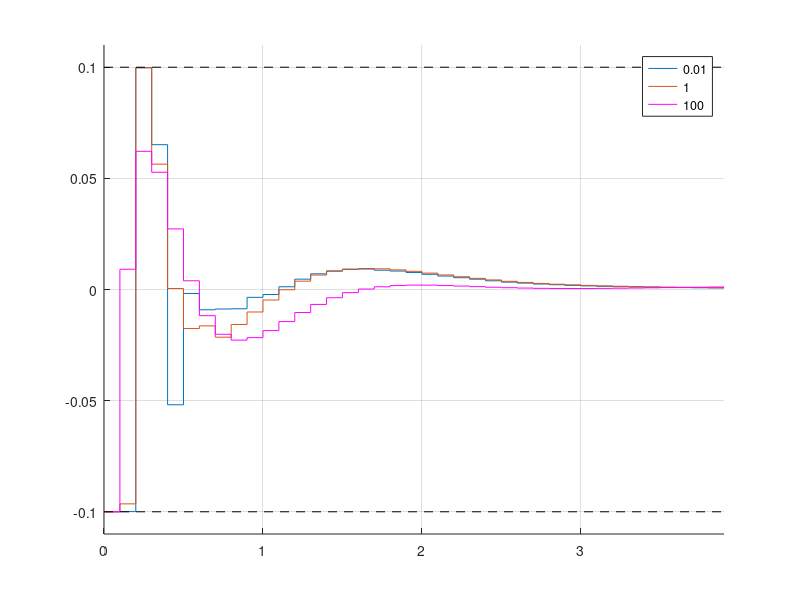

Recreate this plot in MATLAB.
function plot_comparison_R_inputs()
    % t,u,u_limit
    fignum = 589;
    u_limit = 0.1;
    
    % plot inputs over time
    figure(fignum);
    clf;
    hold on;
    
%     load('variables/R_inputs/QS1_R0001.mat');
%     u = saved_data.u;
%     t = saved_data.t;
%     u_norm = vecnorm(u,2);
%     u_norm = u(1,:);
%     stairs(t,u_norm);
    
    load('variables/R_inputs/QS1_R001.mat');
    u = saved_data.u;
    t = saved_data.t;
    u_norm = vecnorm(u,2);
    u_norm = u(1,:);
    stairs(t,u_norm);
    
%     load('variables/R_inputs/QS1_R01.mat');
%     u = saved_data.u;
%     t = saved_data.t;
%     u_norm = vecnorm(u,2);
%     u_norm = u(1,:);
%     stairs(t,u_norm);
    
    load('variables/R_inputs/QS1_R1.mat');
    u = saved_data.u;
    t = saved_data.t;
    u_norm = vecnorm(u,2);
    u_norm = u(1,:);
    stairs(t,u_norm);
    
%     load('variables/R_inputs/QS1_R10.mat');
%     u = saved_data.u;
%     t = saved_data.t;
%     u_norm = vecnorm(u,2);
%     u_norm = u(1,:);
%     stairs(t,u_norm);
    
    load('variables/R_inputs/QS1_R100.mat');
    u = saved_data.u;
    t = saved_data.t;
    u_norm = vecnorm(u,2);
    u_norm = u(1,:);
    stairs(t,u_norm,'m-');
    
    ylim([-1.1*u_limit 1.1*u_limit]);
%     ylim([-0.05 0.22]);
    xlim([0 3.9]);
    
    plot([t(1),t(end)],[u_limit u_limit],'k--');
    plot([t(1),t(end)],[-u_limit -u_limit],'k--');
    
    legend('0.01','1','100');
    
    
    grid();
    % 
end